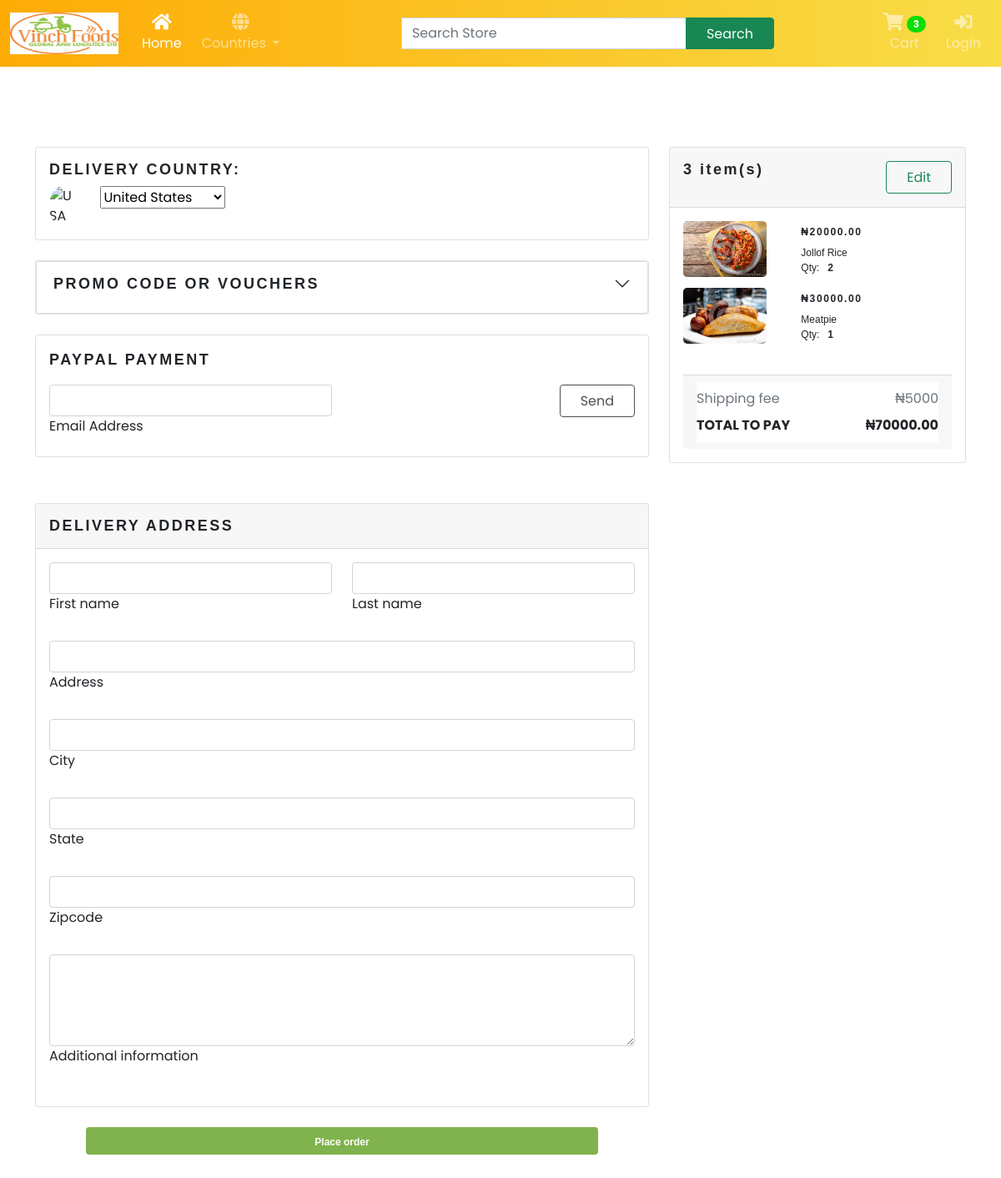
The page /checkout/ (signed in) on the database as committed earlier.
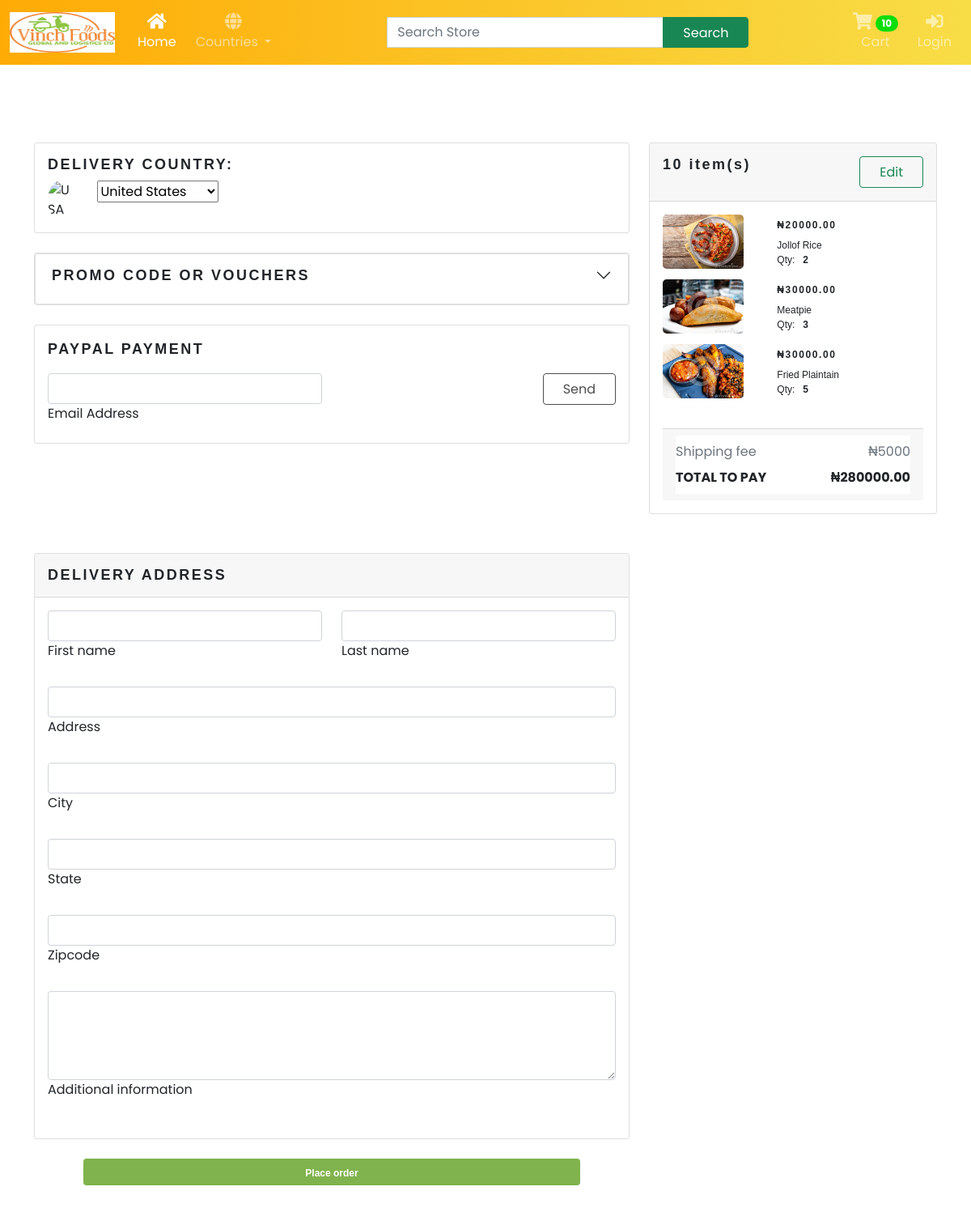
The same page on the database as committed later.
### store/models.py (models this page shows, shortened)
class Order(models.Model):
    customer = models.ForeignKey(Customer, on_delete=models.SET_NULL, null=True, blank=True)
    date_ordered = models.DateTimeField(auto_now_add = True)
    complete = models.BooleanField(default=False, null=True, blank=False)
    transaction_id = models.CharField(max_length=200, null=True)
    @property
    def get_cart_total(self):
        orderitems = self.orderitem_set.all()
        total = sum([item.get_total for item in orderitems])
        return total
    @property
    def get_cart_items(self):
        orderitems = self.orderitem_set.all()
        total = sum([item.quantity for item in orderitems])
        return total

class OrderItem(models.Model):
    product = models.ForeignKey(Product, on_delete=models.SET_NULL, null=True)
    order = models.ForeignKey(Order, on_delete=models.SET_NULL, null=True)
    quantity = models.IntegerField(default=0, null=True, blank=True)
    date_added = models.DateTimeField(auto_now_add=True)
    @property
    def get_total(self):
        total = self.product.price * self.quantity
        return total

class Product(models.Model):
    name = models.CharField(max_length=200)
    category = models.ForeignKey(Category, related_name='product_category', on_delete=models.CASCADE, null=True)
    slug = models.SlugField(max_length=255, unique=True, null=True)
    description = models.TextField(blank=True)
    in_stock = models.BooleanField(default=True)
    price = models.FloatField()
    image = models.ImageField(null=True, blank=True)

### store/views.py (the view)
# urls.py: path('checkout/', views.checkout, name="checkout"),
def checkout(request):
    if request.user.is_authenticated:
        customer = request.user.customer
        order, created = Order.objects.get_or_create(customer=customer, complete=False)
        items = order.orderitem_set.all()
    else:
        items = []
        order = {'get_cart_total': 0, 'get_cart_items': 0}
    context = {'items': items, 'order': order}
    return render(request, 'store/checkout.html', context)

### store/context_processors.py (called while the page is built)
def total_cart_items(request):
    if request.user.is_authenticated:
        customer = request.user.customer
        order = Order.objects.get(customer=customer, complete=False)
        if order:
            orderitems = OrderItem.objects.filter(order=order)
            qty = sum([item.quantity for item in orderitems])
        else:
            qty = 0
    else:
        qty = 0
    return {'qty': qty}

### templates/store/checkout.html (shortened to what the changed rows need)
{% extends 'main.html' %}
{% load static %}
{% block content %}
<div class="container my-5 py-5">
  <section>
    <div class="row">
      <div class="col-md-8">
        <div class="card mb-4 accordion" id="accordionExample">
          <div class="card body accordion-item">
            <h2 class="accordion-header" id="headingOne">
              <div class="accordion-button collapsed text-uppercase text-font h4" type="button"
                data-bs-toggle="collapse" data-bs-target="#collapseOne" aria-expanded="false"
                aria-controls="collapseOne">
                Promo Code or Vouchers
              </div>
            </h2>
          </div>
        </div>
      </div>
      <div class="col-md-4 mb-4 position-static">
        <div class="card mb-4">
          <div class="card-header py-3">
            <h5 class="mb-0 text-font">{{order.get_cart_items}} item(s) <span class="float-end"
                style="font-size: 13px ;"><button onclick="window.location='cart';" class="btn btn-outline-success">Edit</button></span></h5>
          </div>
          <div class="card-body">
            {% for item in items %}
            <div class="row">
              <div class="col-md-4">
                <img src="{{item.product.image.url}}"
                  class="rounded-3" style="width: 100px;" alt="Blue Jeans Jacket" />
              </div>
              <div class="col-md-6 ms-3">
                <span class="mb-0 text-price">&#8358;{{item.product.price|floatformat:2}}</span>
                <p class="mb-0 text-descriptions">{{item.product.name}}</p>
                <p class="text-descriptions mt-0">Qty:<span class="text-descriptions fw-bold">{{item.quantity}}</span>
                </p>
              </div>
            </div>
            {% endfor %}
            <div class="card-footer mt-4">
              <ul class="list-group list-group-flush">
                <li
                  class="list-group-item d-flex justify-content-between align-items-center px-0 fw-bold text-uppercase">
                  Total to pay
                  <span>&#8358;{{order.get_cart_total|floatformat:2}}</span>
                </li>
              </ul>
            </div>
          </div>
        </div>
      </div>
    </div>
  </section>
</div>
{% endblock content %}

Rows that differ between the two databases and show on the page:
changed through a linked row, Order: get_cart_items "3" → "10"; get_cart_total "70000.00" → "280000.00"
changed OrderItem "Meatpie": quantity "1" → "3"
added OrderItem: product.image (picture), product.price "30000.00", product.name "Fried Plaintain", quantity "5"
Other text that changed with them:
{{ qty }}: "3" → "10"
